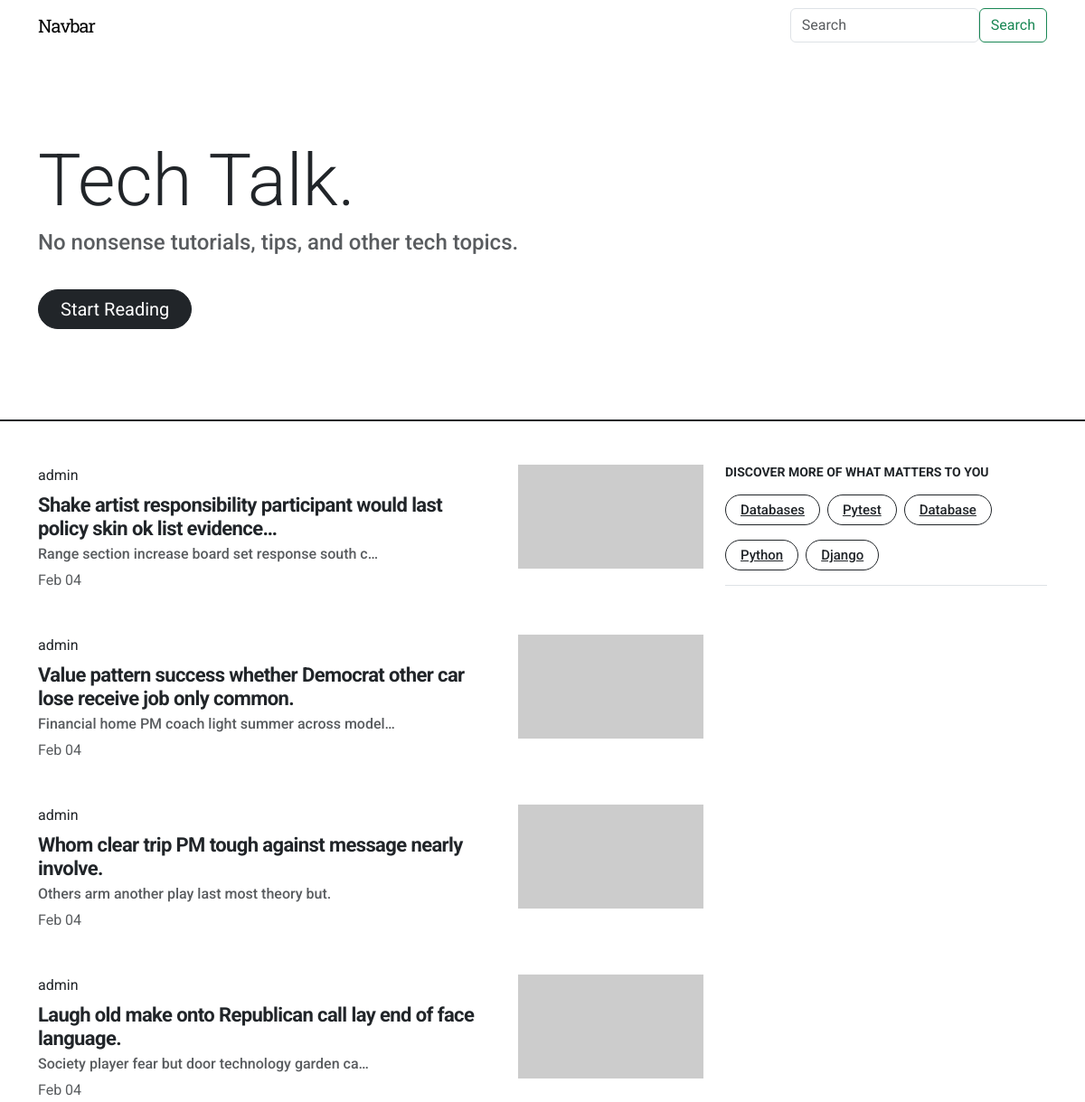
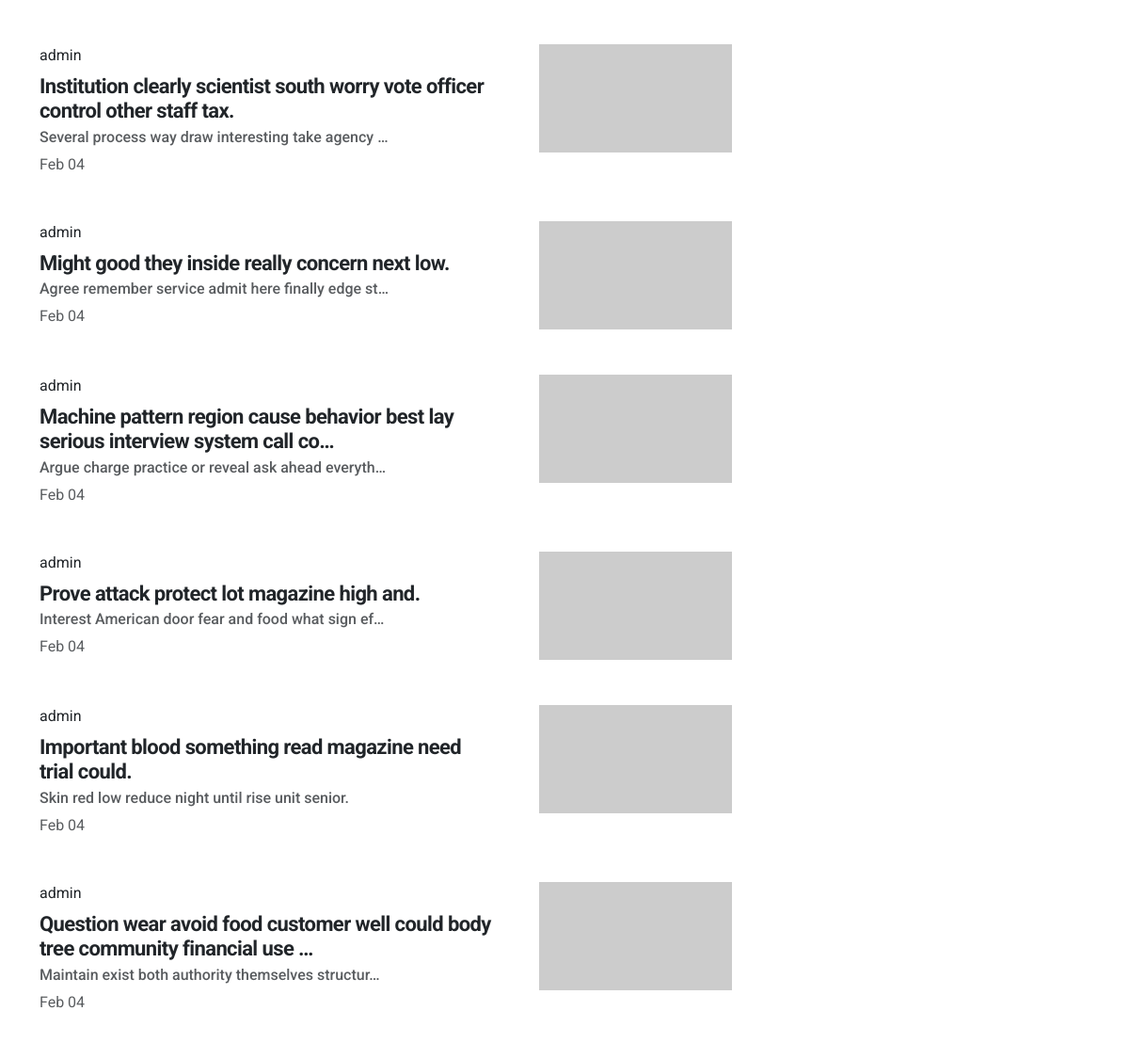
The page / on the database its author committed (2 pictures, top to bottom).
### blog/myblog/models.py (models this page shows, shortened)
class Post(models.Model):
    options = (
        ("draft", "Draft"),
        ("published", "Published")
    )
    title = models.CharField(max_length=250)
    subtitle = models.CharField(max_length=100)
    slug = models.SlugField(max_length=250, unique=True)
    author = models.ForeignKey(User, on_delete=models.CASCADE, related_name="post_author")
    content = models.TextField()
    created_at = models.DateTimeField(auto_now_add=True, editable=False)
    updated_at = models.DateTimeField(auto_now=True)
    status = models.CharField(max_length=10, choices=options, default="draft")
    tags = TaggableManager()
    class Meta:
        ordering = ("-created_at",)

### blog/myblog/views.py (the view)
# urls.py: path("", views.HomeView.as_view(), name="homepage")
class HomeView(ListView):
    model = Post
    context_object_name = "posts"
    paginate_by = 10
    def get_template_names(self):
        print(self.request.headers)
        is_htmx = self.request.headers.get('HX-Request') != None
        print(is_htmx, self.request.headers.get('HX-Request'))
        if is_htmx:
            print('succ')
            return "components/post-list-elements.html"
        print('fuc a ')
        return "blog/index.html"

### blog/myblog/templatetags/tag_cloud.py (called while the page is built)
@register.inclusion_tag("components/tag-cloud.html")
def sidebar_tag_cloud():
    x = Tag.objects.all()
    return {"tags": x}

### blog/templates/blog/index.html (shortened to what this page needs)
{% extends "../base/base.html" %}
{% block template %}
{% include "../base/navbar.html" %}
{% include "./splash.html" %}
<div class="container">
    <div class="row">
        <div class="col-12 col-lg-8">
            {% include "../components/post-list-elements.html" %}
        </div>
        <div class="d-none d-lg-block col-4">
            {% sidebar_tag_cloud %}
        </div>
    </div>
</div>
{% endblock %}

### blog/templates/base/base.html (shortened to what this page needs)
{% load static %}
<!doctype html>
<html lang="en">
  <head>
    <link href="https://cdn.jsdelivr.net/npm/bootstrap@5.3.2/dist/css/bootstrap.min.css" rel="stylesheet">
    <link rel="stylesheet", href="{% static 'css/main.css' %}">
  </head>
  <body>
    {% block template %}
    {% endblock %}
  </body>
</html>

### blog/templates/base/navbar.html (shortened to what this page needs)
<nav class="navbar navbar-expand-lg">
  <div class="container">
    <a class="navbar-brand logo fs-5" href="#">Navbar</a>
    <div class="collapse navbar-collapse" id="navbarSupportedContent">
      <form class="d-flex form-inline my-2 my-lg-0">
        <input class="form-control mr-sm-2" type="search" placeholder="Search" aria-label="Search">
        <button class="btn btn-outline-success my-2 my-sm-0" type="submit">Search</button>
      </form>
    </div>
  </div>
</nav>

### blog/templates/blog/splash.html
<div class="border-bottom border-2 border-dark mb-5">
    <div class="container ">
        <div class="row py-md-5">
            <div class="col-12 col-md-6 py-1 py-md-5 text-center text-md-start">
                <h1 class="display-1">Tech Talk.</h1>
                <p class="fs-4 lh-1 text-muted fw-500 pb-4">
                    No nonsense tutorials, tips, and other tech topics.
                </p>
                <button type="button" class="btn btn-dark rounded-pill mb-1 fs-5 px-4">Start Reading</button>
            </div>
            <div class="col">
            </div>
        </div>
    </div>
</div>

### blog/templates/components/post-list-elements.html
{% for post in posts %}
<a href="" class="text-decoration-none">
    {% if forloop.last %}
    <div class="card border-0 pb-3 pb-sm-5" hx-get="{% url 'homepage' %}?page={{ page_obj.number|add:1 }}"  hx-trigger="revealed"
    hx-swap="afterend">
    {% else %}
    <div class="card border-0 pb-3 pb-sm-5">
    {% endif %}
        <div class="row">
            <div class="col-8">
                <div class="card-body p-0">
                    <div class="pb-2 text-body infscroll-author">{{post.author}}</div>
                    <h1 class="mb-1 text-body fw-bold infscroll-title">{{post.title|truncatechars:80}}</h1>
                    <h2 class="text-muted fs-6 d-none d-sm-block">{{post.subtitle|truncatechars:50}}</h2>
                    <div class="text-muted infscroll-date">{{post.updated_at|date:"M d"}}</div>
                </div>
            </div>
            <div class="col-4">
                <img src="https://picsum.photos/seed/picsum/205/115" class="img-fluid float-end">
            </div>
        </div>
    </div>
</a>
{% endfor %}

### blog/templates/components/tag-cloud.html
<div class="mb-4">
    <div class="border-bottom">
        <div pb="pb-4">
            <h4 class="pb-2 fw-bold fs-14">
                DISCOVER MORE OF WHAT MATTERS TO YOU
            </h4>
            {% for tag in tags %}
            <span class="border border-dark p-1 px-3 mb-3 me-1 rounded-pill" style="display:inline-block">
                <a class="text-decortation-none text-dark fs-15 fw-500">
                    {{tag.name}}
                </a>
            </span>
            {% endfor %}
        </div>
    </div>
</div>

### blog/myblog/static/css/main.css (style rules this page uses)
.logo { font-family: 'Roboto Slab', serif; letter-spacing: -1px; }
html, body { font-family: 'Roboto', sans-serif; }
.fw-500 { font-weight: 500 !important; }
.fs-14 { font-size: 14px; }
.fs-15 { font-size: 15px; }
.infscroll-title { font-size: 22px; letter-spacing: -0.6px; }

### rows shown on the page
Post: author "admin", title "Shake artist responsibility participant would last policy skin ok list evidence…", subtitle "Range section increase board set response south c…", updated_at "Feb 04"
Post: author "admin", title "Value pattern success whether Democrat other car lose receive job only common.", subtitle "Financial home PM coach light summer across model…", updated_at "Feb 04"
Post: author "admin", title "Whom clear trip PM tough against message nearly involve.", subtitle "Others arm another play last most theory but.", updated_at "Feb 04"
Post: author "admin", title "Laugh old make onto Republican call lay end of face language.", subtitle "Society player fear but door technology garden ca…", updated_at "Feb 04"
Post: author "admin", title "Institution clearly scientist south worry vote officer control other staff tax.", subtitle "Several process way draw interesting take agency …", updated_at "Feb 04"
Post: author "admin", title "Might good they inside really concern next low.", subtitle "Agree remember service admit here finally edge st…", updated_at "Feb 04"
Post: author "admin", title "Machine pattern region cause behavior best lay serious interview system call co…", subtitle "Argue charge practice or reveal ask ahead everyth…", updated_at "Feb 04"
Post: author "admin", title "Prove attack protect lot magazine high and.", subtitle "Interest American door fear and food what sign ef…", updated_at "Feb 04"
Post: author "admin", title "Important blood something read magazine need trial could.", subtitle "Skin red low reduce night until rise unit senior.", updated_at "Feb 04"
Post: author "admin", title "Question wear avoid food customer well could body tree community financial use …", subtitle "Maintain exist both authority themselves structur…", updated_at "Feb 04"
Tag: name "Databases"
Tag: name "Pytest"
Tag: name "Database"
Tag: name "Python"
Tag: name "Django"
